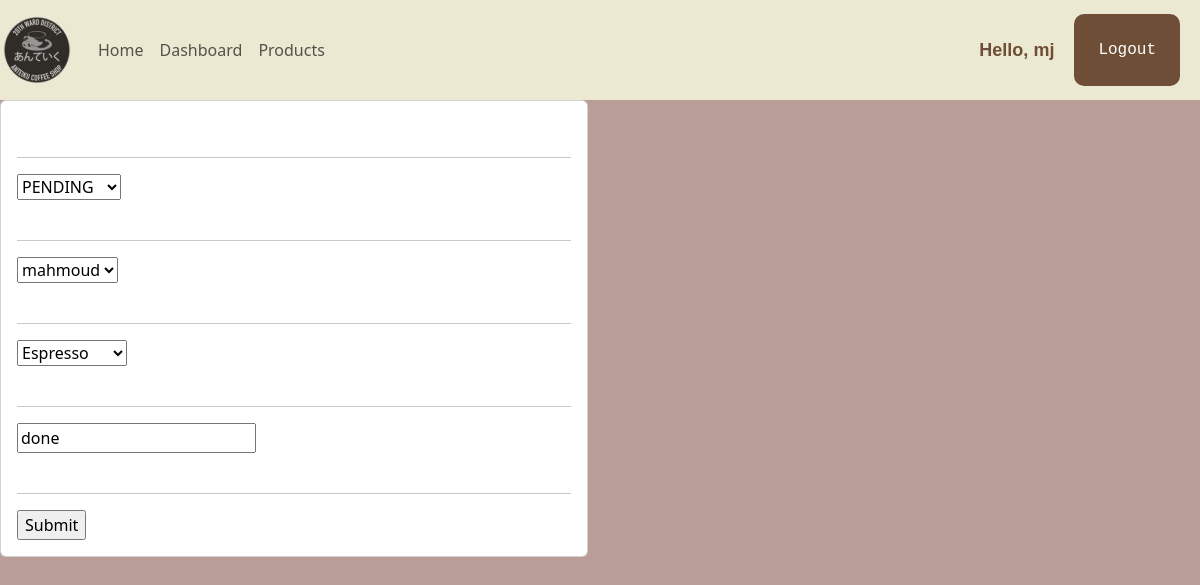
/update_order/23 (signed in), run on the app's committed database.
### shopFront/models.py (models this page shows)
class Order(models.Model):
    placed_at = models.DateTimeField(auto_now_add=True)
    payment_status = models.CharField(max_length=20,choices=PAYMENT_STATUS_CHOICES,default=PAYMENT_STATUS_PENDING)
    customer = models.ForeignKey(Customer,on_delete=models.PROTECT)
    product = models.ForeignKey(Product,null=True, on_delete=models.PROTECT)
    note = models.CharField(max_length=1000, null=True)
    def __str__(self):
        return self.product.title

### shopFront/decorators.py (the view)
		def wrapper_func(request, *args, **kwargs):
			group = None
			if request.user.groups.exists():
				group = request.user.groups.all()[0].name
			if group in allowed_roles:
				return view_func(request, *args, **kwargs)
			else:
				return HttpResponse('You are not authorized to view this page')

### shopFront/forms.py
class OrderForm(ModelForm):
    class Meta:
        model = Order
        fields = '__all__'

### shopFront/models.py (called while the page is built)
    def __str__(self):
        return self.title

    def __str__(self):
        return self.name

### shopFront/views.py (called while the page is built)
@login_required(login_url='loginPage')
@allowed_users(allowed_roles=['admin'])
def updateOrder(request,pk):
    order = Order.objects.get(id=pk)
    form = OrderForm(instance=order)
    print('ORDER:', order)
    if request.method == 'POST':
        form = OrderForm(request.POST,instance=order)
        if form.is_valid():
            form.save()
            return redirect(reverse('dashboardPage'))
    context = {'form':form}
    return render(request,'shopFront/order_form.html',context)

### shopFront/templates/shopFront/order_form.html (shortened to what this page needs)
{%  extends 'shopFront/main.html' %}
{% load static %}
{% block content %}
<div class="row">
	<div class="col-md-6">
		<div class="card card-body">
			<form action="" method="POST">
				{% for field in form %}
					<br>
					<hr>
					{{field}}
					<br>
				{% endfor %}
				<br>
				<hr>
				<input type="submit" name="Submit">
			</form>
		</div>
	</div>
</div>
{% endblock %}

### shopFront/templates/shopFront/navbar.html (shortened to what this page needs)
{% load static %}
<nav class="navbar sticky-top navbar-expand-lg navbar-light" style="background-color:#ece9d2">
    <a class="navbar-brand" href="#"><img src="{% static "/images/logo.jpg" %}" alt="coffe mug"></a>
    <div class="collapse navbar-collapse" id="navbarNav">
      <ul class="navbar-nav">
        <li class="nav-item active">
          <a class="nav-link" href="{% url "homePage" %}">Home</a>
        </li>
        {% if request.user.is_staff %}
        <li class="nav-item">
          <a class="nav-link" href="{% url "dashboardPage" %}">Dashboard</a>
        </li>
        <li class="nav-item">
          <a class="nav-link" href="{% url "productsPage" %}">Products</a>
        </li>
        {% endif %}
      </ul>
    </div>
    <span class="hello-msg">Hello, {{request.user}}</span>
    <form action="{% url 'logout' %}">
      <input class="logout-btn" type="submit" value="Logout" />
    </form>
  </nav>

### shopFront/templates/shopFront/main.html (style rules this page uses)
body { background-color : #B89E97; }

### shopFront/templates/shopFront/navbar.html (style rules this page uses)
.hello-msg { font-size:18px; color:#6F4E37; font-weight:bold; font-family: sans-serif; margin-right:20px; }

### data on the page
Order: form "PENDING" "mahmoud" "Espresso" "done"

### other printed values
{{ request.user }} "mj"
